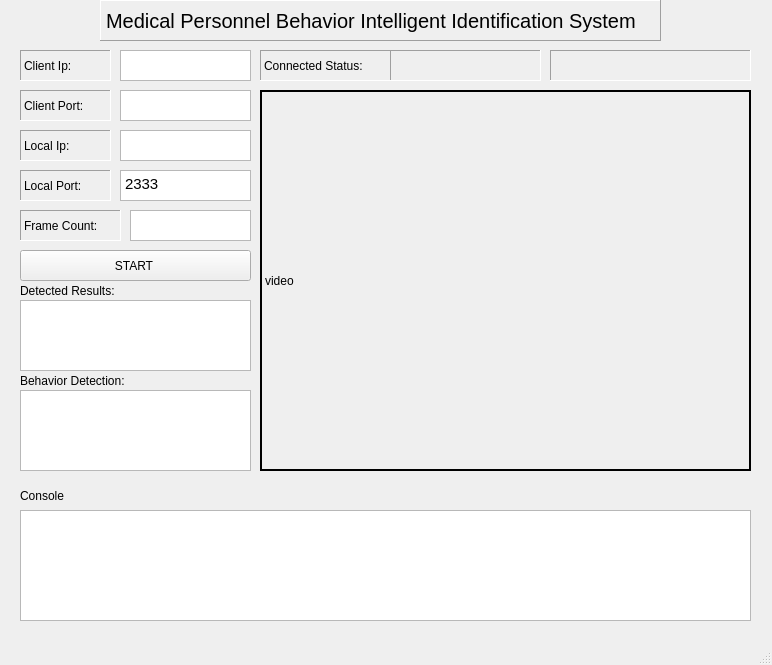
<?xml version="1.0" encoding="UTF-8"?>
<ui version="4.0">
 <class>MainWindow</class>
 <widget class="QMainWindow" name="MainWindow">
  <property name="geometry">
   <rect>
    <x>0</x>
    <y>0</y>
    <width>772</width>
    <height>665</height>
   </rect>
  </property>
  <property name="maximumSize">
   <size>
    <width>772</width>
    <height>670</height>
   </size>
  </property>
  <property name="font">
   <font>
    <weight>50</weight>
    <italic>false</italic>
    <bold>false</bold>
   </font>
  </property>
  <property name="windowTitle">
   <string>MainWindow</string>
  </property>
  <widget class="QWidget" name="centralwidget">
   <widget class="QLabel" name="label_image">
    <property name="geometry">
     <rect>
      <x>260</x>
      <y>90</y>
      <width>491</width>
      <height>381</height>
     </rect>
    </property>
    <property name="frameShape">
     <enum>QFrame::WinPanel</enum>
    </property>
    <property name="text">
     <string>video</string>
    </property>
   </widget>
   <widget class="QLabel" name="label">
    <property name="geometry">
     <rect>
      <x>260</x>
      <y>50</y>
      <width>131</width>
      <height>31</height>
     </rect>
    </property>
    <property name="frameShape">
     <enum>QFrame::Panel</enum>
    </property>
    <property name="frameShadow">
     <enum>QFrame::Sunken</enum>
    </property>
    <property name="text">
     <string>Connected Status:</string>
    </property>
   </widget>
   <widget class="QLabel" name="label_ip">
    <property name="geometry">
     <rect>
      <x>20</x>
      <y>50</y>
      <width>91</width>
      <height>31</height>
     </rect>
    </property>
    <property name="frameShape">
     <enum>QFrame::Panel</enum>
    </property>
    <property name="frameShadow">
     <enum>QFrame::Sunken</enum>
    </property>
    <property name="text">
     <string>Client Ip:</string>
    </property>
   </widget>
   <widget class="QLabel" name="label_2">
    <property name="geometry">
     <rect>
      <x>20</x>
      <y>90</y>
      <width>91</width>
      <height>31</height>
     </rect>
    </property>
    <property name="frameShape">
     <enum>QFrame::Panel</enum>
    </property>
    <property name="frameShadow">
     <enum>QFrame::Sunken</enum>
    </property>
    <property name="text">
     <string>Client Port:</string>
    </property>
   </widget>
   <widget class="QTextBrowser" name="textBrowser_ip">
    <property name="geometry">
     <rect>
      <x>120</x>
      <y>50</y>
      <width>131</width>
      <height>31</height>
     </rect>
    </property>
   </widget>
   <widget class="QTextBrowser" name="textBrowser_port">
    <property name="geometry">
     <rect>
      <x>120</x>
      <y>90</y>
      <width>131</width>
      <height>31</height>
     </rect>
    </property>
   </widget>
   <widget class="QPushButton" name="pushButton">
    <property name="geometry">
     <rect>
      <x>20</x>
      <y>250</y>
      <width>231</width>
      <height>31</height>
     </rect>
    </property>
    <property name="text">
     <string>START </string>
    </property>
   </widget>
   <widget class="QLabel" name="label_local_ip">
    <property name="geometry">
     <rect>
      <x>20</x>
      <y>130</y>
      <width>91</width>
      <height>31</height>
     </rect>
    </property>
    <property name="frameShape">
     <enum>QFrame::Panel</enum>
    </property>
    <property name="frameShadow">
     <enum>QFrame::Sunken</enum>
    </property>
    <property name="text">
     <string>Local Ip:</string>
    </property>
   </widget>
   <widget class="QLabel" name="label_local_port">
    <property name="geometry">
     <rect>
      <x>20</x>
      <y>170</y>
      <width>91</width>
      <height>31</height>
     </rect>
    </property>
    <property name="frameShape">
     <enum>QFrame::Panel</enum>
    </property>
    <property name="frameShadow">
     <enum>QFrame::Sunken</enum>
    </property>
    <property name="text">
     <string>Local Port:</string>
    </property>
   </widget>
   <widget class="QTextBrowser" name="textBrowser_local_ip">
    <property name="geometry">
     <rect>
      <x>120</x>
      <y>130</y>
      <width>131</width>
      <height>31</height>
     </rect>
    </property>
   </widget>
   <widget class="QTextEdit" name="textEdit_local_port">
    <property name="geometry">
     <rect>
      <x>120</x>
      <y>170</y>
      <width>131</width>
      <height>31</height>
     </rect>
    </property>
    <property name="html">
     <string>&lt;!DOCTYPE HTML PUBLIC &quot;-//W3C//DTD HTML 4.0//EN&quot; &quot;http://www.w3.org/TR/REC-html40/strict.dtd&quot;&gt;
&lt;html&gt;&lt;head&gt;&lt;meta name=&quot;qrichtext&quot; content=&quot;1&quot; /&gt;&lt;style type=&quot;text/css&quot;&gt;
p, li { white-space: pre-wrap; }
&lt;/style&gt;&lt;/head&gt;&lt;body style=&quot; font-family:'Ubuntu'; font-size:11pt; font-weight:400; font-style:normal;&quot;&gt;
&lt;p style=&quot; margin-top:0px; margin-bottom:0px; margin-left:0px; margin-right:0px; -qt-block-indent:0; text-indent:0px;&quot;&gt;2333&lt;/p&gt;&lt;/body&gt;&lt;/html&gt;</string>
    </property>
   </widget>
   <widget class="QLabel" name="label_status">
    <property name="geometry">
     <rect>
      <x>390</x>
      <y>50</y>
      <width>151</width>
      <height>31</height>
     </rect>
    </property>
    <property name="frameShape">
     <enum>QFrame::Panel</enum>
    </property>
    <property name="frameShadow">
     <enum>QFrame::Sunken</enum>
    </property>
    <property name="text">
     <string/>
    </property>
   </widget>
   <widget class="QLabel" name="label_4">
    <property name="geometry">
     <rect>
      <x>20</x>
      <y>480</y>
      <width>67</width>
      <height>31</height>
     </rect>
    </property>
    <property name="text">
     <string>Console</string>
    </property>
   </widget>
   <widget class="QTextEdit" name="textEdit_console">
    <property name="geometry">
     <rect>
      <x>20</x>
      <y>510</y>
      <width>731</width>
      <height>111</height>
     </rect>
    </property>
   </widget>
   <widget class="QLabel" name="label_tile">
    <property name="geometry">
     <rect>
      <x>100</x>
      <y>0</y>
      <width>561</width>
      <height>41</height>
     </rect>
    </property>
    <property name="font">
     <font>
      <pointsize>15</pointsize>
      <weight>50</weight>
      <italic>false</italic>
      <bold>false</bold>
     </font>
    </property>
    <property name="frameShape">
     <enum>QFrame::Panel</enum>
    </property>
    <property name="frameShadow">
     <enum>QFrame::Raised</enum>
    </property>
    <property name="text">
     <string>Medical Personnel Behavior Intelligent Identification System</string>
    </property>
   </widget>
   <widget class="QLabel" name="label_frame_count">
    <property name="geometry">
     <rect>
      <x>20</x>
      <y>210</y>
      <width>101</width>
      <height>31</height>
     </rect>
    </property>
    <property name="frameShape">
     <enum>QFrame::Panel</enum>
    </property>
    <property name="frameShadow">
     <enum>QFrame::Sunken</enum>
    </property>
    <property name="text">
     <string>Frame Count:</string>
    </property>
   </widget>
   <widget class="QTextBrowser" name="textBrowser_frame_count">
    <property name="geometry">
     <rect>
      <x>130</x>
      <y>210</y>
      <width>121</width>
      <height>31</height>
     </rect>
    </property>
   </widget>
   <widget class="QLabel" name="label_date">
    <property name="geometry">
     <rect>
      <x>550</x>
      <y>50</y>
      <width>201</width>
      <height>31</height>
     </rect>
    </property>
    <property name="frameShape">
     <enum>QFrame::Panel</enum>
    </property>
    <property name="frameShadow">
     <enum>QFrame::Sunken</enum>
    </property>
    <property name="text">
     <string/>
    </property>
   </widget>
   <widget class="QLabel" name="label_5">
    <property name="geometry">
     <rect>
      <x>20</x>
      <y>280</y>
      <width>141</width>
      <height>21</height>
     </rect>
    </property>
    <property name="text">
     <string>Detected Results:</string>
    </property>
   </widget>
   <widget class="QTextBrowser" name="textBrowser_objects">
    <property name="geometry">
     <rect>
      <x>20</x>
      <y>300</y>
      <width>231</width>
      <height>71</height>
     </rect>
    </property>
   </widget>
   <widget class="QLabel" name="label_6">
    <property name="geometry">
     <rect>
      <x>20</x>
      <y>370</y>
      <width>141</width>
      <height>21</height>
     </rect>
    </property>
    <property name="text">
     <string>Behavior Detection:</string>
    </property>
   </widget>
   <widget class="QTextBrowser" name="textBrowser_2">
    <property name="geometry">
     <rect>
      <x>20</x>
      <y>390</y>
      <width>231</width>
      <height>81</height>
     </rect>
    </property>
   </widget>
  </widget>
  <widget class="QMenuBar" name="menubar">
   <property name="geometry">
    <rect>
     <x>0</x>
     <y>0</y>
     <width>772</width>
     <height>22</height>
    </rect>
   </property>
  </widget>
  <widget class="QStatusBar" name="statusbar"/>
 </widget>
 <resources/>
 <connections/>
</ui>
